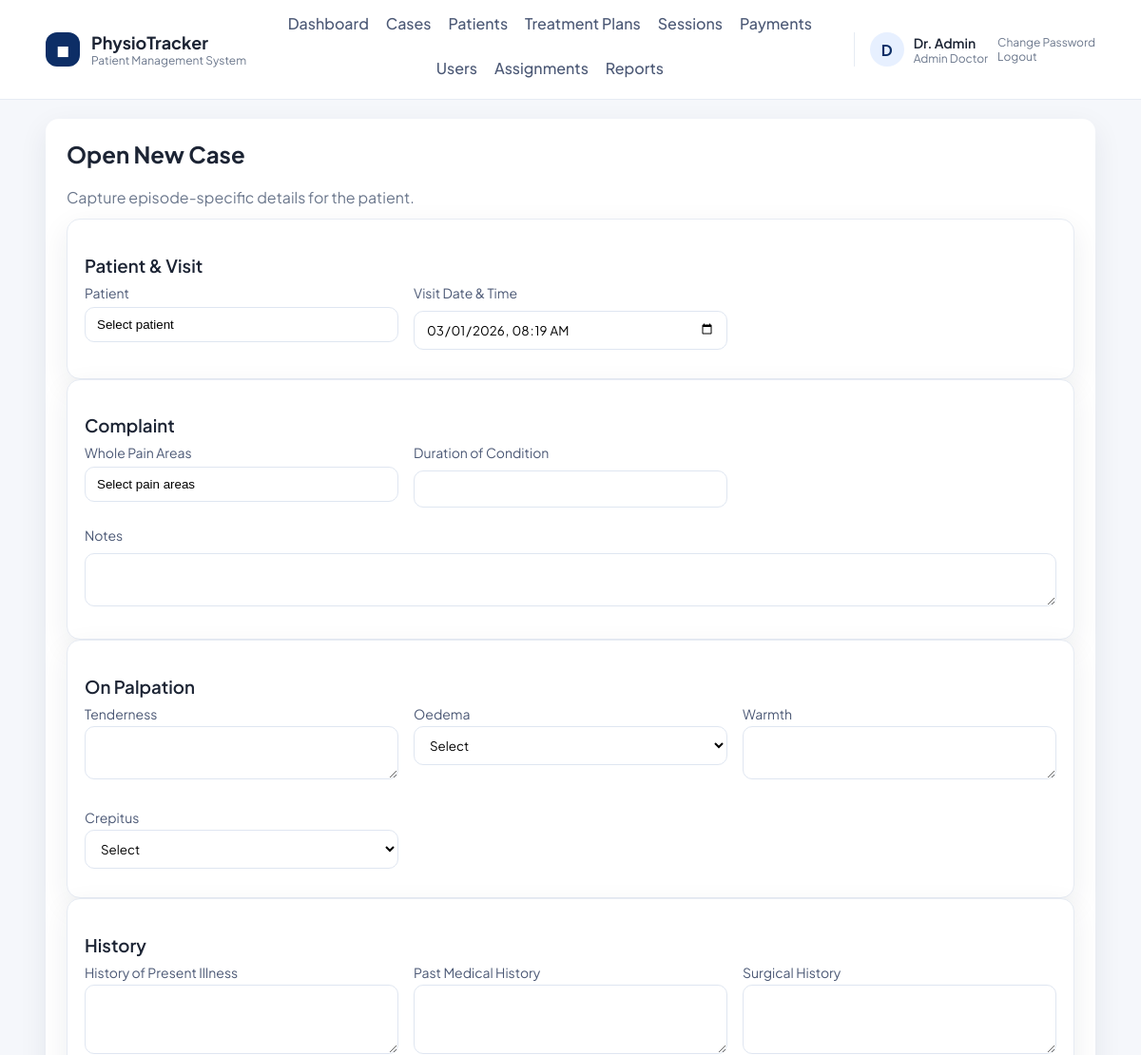
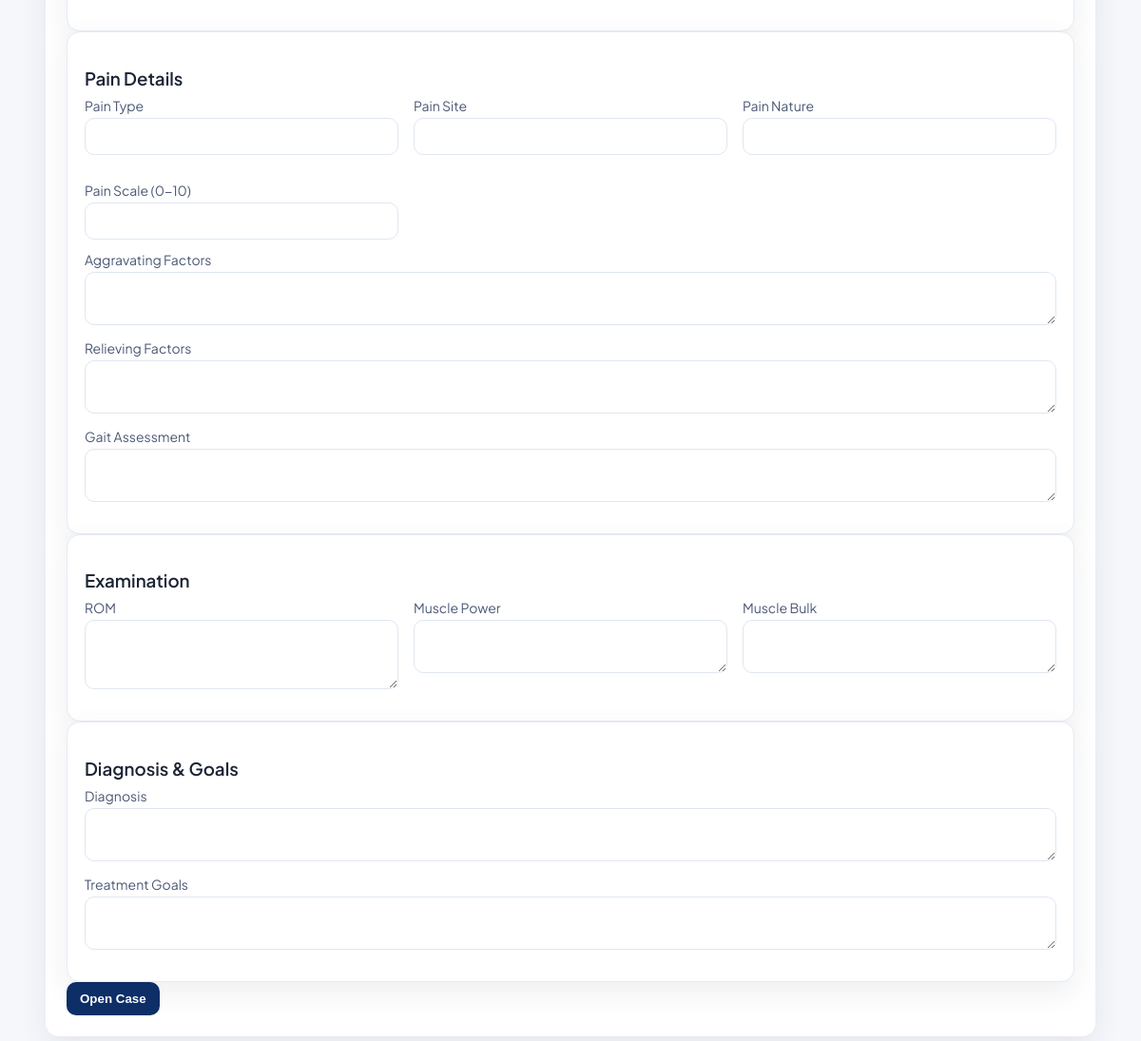
Screenshot of /admin/case_add.php (signed in) with the database file from the repository (2 pictures, top to bottom).
### tables this page shows
CREATE TABLE users (
    id INT AUTO_INCREMENT PRIMARY KEY,
    role ENUM('admin_doctor','sub_doctor','receptionist','patient') NOT NULL,
    name VARCHAR(120) NOT NULL,
    email VARCHAR(180) NOT NULL UNIQUE,
    password_hash VARCHAR(255) NOT NULL,
    security_question VARCHAR(255) NOT NULL,
    security_answer_hash VARCHAR(255) NOT NULL,
    active TINYINT(1) NOT NULL DEFAULT 1,
    can_view_reports TINYINT(1) NOT NULL DEFAULT 1,
    created_at TIMESTAMP DEFAULT CURRENT_TIMESTAMP
);

### db.php (called while the page is built, shortened)
<?php
function db(): PDO
{
    static $pdo = null;
    if ($pdo === null) {
        $dsn = 'mysql:host=' . DB_HOST . ';dbname=' . DB_NAME . ';charset=utf8mb4';
        $pdo = new PDO($dsn, DB_USER, DB_PASS, [
            PDO::ATTR_ERRMODE => PDO::ERRMODE_EXCEPTION,
            PDO::ATTR_DEFAULT_FETCH_MODE => PDO::FETCH_ASSOC,
        ]);
    }
    return $pdo;
}

### auth.php (called while the page is built, shortened)
<?php
require_once __DIR__ . '/db.php';
require_once __DIR__ . '/helpers.php';
function current_user(): ?array
{
    $stmt = db()->prepare('SELECT * FROM users WHERE id = ?');
    $stmt->execute([$_SESSION['user_id']]);
    $user = $stmt->fetch();
    return $user ?: null;
}

### helpers.php (called while the page is built, shortened)
<?php
require_once __DIR__ . '/db.php';
function e(string $value): string
{
    return htmlspecialchars($value, ENT_QUOTES, 'UTF-8');
}

### admin/case_add.php (the view, shortened to what this page needs)
<?php
require_once __DIR__ . '/../auth.php';
require_once __DIR__ . '/../helpers.php';
require __DIR__ . '/../layout/header.php';
$visitDefault = date('Y-m-d\TH:i');
?>
<div class="page-header">
    <div>
        <h2>Open New Case</h2>
        <div class="page-subtitle">Capture episode-specific details for the patient.</div>
    </div>
</div>
<form method="post">
    <div class="section-card">
        <div class="section-title"><h3>Patient &amp; Visit</h3></div>
        <div class="grid form-grid">
            <div class="field">
                <label class="field-label">Patient</label>
                <div class="select-box">
                    <button class="select-trigger" type="button">Select patient</button>
                </div>
            </div>
            <div class="field">
                <label class="field-label">Visit Date &amp; Time</label>
                <input type="datetime-local" name="visit_date" value="<?php echo e($visitDefault); ?>">
            </div>
        </div>
    </div>
    <div class="section-card">
        <div class="section-title"><h3>Complaint</h3></div>
        <div class="grid form-grid">
            <div class="field">
                <label class="field-label">Whole Pain Areas</label>
                <div class="multi-select">
                    <button class="multi-trigger" type="button">Select pain areas</button>
                </div>
            </div>
            <div class="field">
                <label class="field-label">Duration of Condition</label>
                <input name="condition_duration">
            </div>
        </div>
        <div class="field">
            <label class="field-label">Notes</label>
            <textarea name="chief_complain" rows="2"></textarea>
        </div>
    </div>
    <div class="section-card">
        <div class="section-title"><h3>On Palpation</h3></div>
        <div class="grid form-grid">
            <label>Tenderness
                <textarea name="palpation_tenderness" rows="2"></textarea>
            </label>
            <label>Oedema
                <select name="palpation_oedema">
                    <option value="">Select</option>
                </select>
            </label>
            <label>Warmth
                <textarea name="palpation_warmth" rows="2"></textarea>
            </label>
            <label>Crepitus
                <select name="palpation_crepitus">
                    <option value="">Select</option>
                </select>
            </label>
        </div>
    </div>
    <div class="section-card">
        <div class="section-title"><h3>History</h3></div>
        <div class="grid form-grid">
            <label>History of Present Illness
                <textarea name="history_present_illness" rows="3"></textarea>
            </label>
            <label>Past Medical History
                <textarea name="past_medical_history" rows="3"></textarea>
            </label>
            <label>Surgical History
                <textarea name="surgical_history" rows="3"></textarea>
            </label>
        </div>
    </div>
    <div class="section-card">
        <div class="section-title"><h3>Pain Details</h3></div>
        <div class="grid form-grid">
            <label>Pain Type
                <input name="pain_type">
            </label>
            <label>Pain Site
                <input name="pain_site">
            </label>
            <label>Pain Nature
                <input name="pain_nature">
            </label>
            <label>Pain Scale (0-10)
                <input type="number" name="pain_measurement" min="0" max="10">
            </label>
        </div>
        <label>Aggravating Factors
            <textarea name="pain_aggravating_factor" rows="2"></textarea>
        </label>
        <label>Relieving Factors
            <textarea name="pain_relieving_factor" rows="2"></textarea>
        </label>
        <label>Gait Assessment
            <textarea name="gait_assessment" rows="2"></textarea>
        </label>
    </div>
    <div class="section-card">
        <div class="section-title"><h3>Examination</h3></div>
        <div class="grid form-grid">
            <label>ROM
                <textarea name="examination_rom" rows="3"></textarea>
            </label>
            <label>Muscle Power
                <textarea name="muscle_power" rows="2"></textarea>
            </label>
            <label>Muscle Bulk
                <textarea name="muscle_bulk" rows="2"></textarea>
            </label>
        </div>
    </div>
    <div class="section-card">
        <div class="section-title"><h3>Diagnosis &amp; Goals</h3></div>
        <label>Diagnosis
            <textarea name="diagnosis" rows="2"></textarea>
        </label>
        <label>Treatment Goals
            <textarea name="treatment_goals" rows="2"></textarea>
        </label>
    </div>
    <button class="btn" type="submit">Open Case</button>
</form>
<?php require __DIR__ . '/../layout/footer.php'; ?>

### layout/header.php (shortened to what this page needs)
<?php
require_once __DIR__ . '/../auth.php';
require_once __DIR__ . '/../helpers.php';
$user = current_user();
$role = $user['role'] ?? '';
$menu = [];
if ($user) {
    if ($role === 'admin_doctor') {
        $menu = [
            'Dashboard' => 'admin/dashboard.php',
            'Cases' => 'admin/cases.php',
            'Patients' => 'admin/patients.php',
            'Treatment Plans' => 'admin/treatment_plans.php',
            'Sessions' => 'admin/sessions.php',
            'Payments' => 'admin/payments.php',
            'Users' => 'admin/users.php',
            'Assignments' => 'admin/assignments.php',
        ];
        if ((int) $user['can_view_reports'] === 1) {
            $menu['Reports'] = 'admin/reports.php';
        }
    } elseif ($role === 'sub_doctor') {
        $menu = [
            'Dashboard' => 'subdoctor/dashboard.php',
            'Assigned Patients' => 'subdoctor/patients.php',
            'Session Notes' => 'subdoctor/sessions.php',
        ];
    } elseif ($role === 'receptionist') {
        $menu = [
            'Dashboard' => 'receptionist/dashboard.php',
            'Register Patients' => 'receptionist/patients.php',
            'Payments' => 'receptionist/payments.php',
        ];
    }
}
?>
<!doctype html>
<html>
<head>
    <?php $cssVersion = @filemtime(__DIR__ . '/../assets/style.css') ?: time(); ?>
    <link rel="stylesheet" href="<?php echo BASE_URL; ?>assets/style.css?v=<?php echo $cssVersion; ?>">
</head>
<body>
<header class="site-header">
    <div class="header-inner">
        <div class="brand">
            <div class="brand-mark">◼︎</div>
            <div>
                <div class="brand-title">PhysioTracker</div>
                <div class="brand-subtitle">Patient Management System</div>
            </div>
        </div>
        <nav class="main-nav">
            <?php if ($user): ?>
                <?php foreach ($menu as $label => $path): ?>
                    <a href="<?php echo BASE_URL . $path; ?>"><?php echo e($label); ?></a>
                <?php endforeach; ?>
            <?php else: ?>
                <a href="<?php echo BASE_URL; ?>login.php">Login</a>
            <?php endif; ?>
        </nav>
        <?php if ($user): ?>
            <div class="user-chip">
                <div class="user-avatar"><?php echo e(strtoupper(substr($user['name'], 0, 1))); ?></div>
                <div>
                    <div class="user-name"><?php echo e($user['name']); ?></div>
                    <div class="user-role"><?php echo e(str_replace('_', ' ', $role)); ?></div>
                </div>
                <div class="user-actions">
                    <a href="<?php echo BASE_URL; ?>change_password.php">Change Password</a>
                    <a href="<?php echo BASE_URL; ?>logout.php">Logout</a>
                </div>
            </div>
        <?php endif; ?>
    </div>
</header>
<main class="page">
    <div class="container">

### assets/style.css (style rules this page uses)
:root { --bg: #f5f7fb; --card: #ffffff; --text: #1c2434; --muted: #6b778c; --primary: #0d2e66; --primary-100: #e7f0ff; --border: #e6ebf3; --shadow: 0 10px 30px rgba(23, 36, 58, 0.08); --radius: 14px; }
* { box-sizing: border-box; }
body { font-family: "Plus Jakarta Sans", "Manrope", "Inter", Arial, sans-serif; margin: 0; background: var(--bg); color: var(--text); }
a { color: inherit; }
.site-header { background: #ffffff; border-bottom: 1px solid var(--border); position: sticky; top: 0; z-index: 20; }
.header-inner { width: 92%; max-width: 1280px; margin: 0 auto; display: flex; align-items: center; justify-content: space-between; gap: 18px; padding: 14px 0; flex-wrap: wrap; }
.brand { display: flex; align-items: center; gap: 12px; }
.brand-mark { background: var(--primary); color: #fff; width: 36px; height: 36px; display: grid; place-items: center; border-radius: 12px; font-weight: 700; }
.brand-title { font-weight: 700; font-size: 18px; }
.brand-subtitle { font-size: 12px; color: var(--muted); }
.main-nav { display: flex; gap: 18px; flex-wrap: wrap; justify-content: center; flex: 1; }
.main-nav a { text-decoration: none; font-weight: 500; color: #4b5875; padding-bottom: 6px; border-bottom: 2px solid transparent; }
.user-chip { display: flex; align-items: center; gap: 10px; border-left: 1px solid var(--border); padding-left: 16px; }
.user-avatar { width: 36px; height: 36px; border-radius: 50%; background: var(--primary-100); display: grid; place-items: center; font-weight: 700; color: var(--primary); }
.user-name { font-weight: 600; font-size: 14px; }
.user-role { font-size: 12px; color: var(--muted); text-transform: capitalize; }
.user-actions a { display: block; font-size: 12px; color: var(--muted); text-decoration: none; }
.page { padding: 20px 0 40px; }
.container { width: 92%; max-width: 1280px; margin: 0 auto; background: var(--card); padding: 22px; border-radius: var(--radius); box-shadow: var(--shadow); }
h2 { margin-top: 0; color: var(--text); font-weight: 700; }
h3 { margin-bottom: 8px; color: var(--text); font-weight: 600; }
.page-header { display: flex; align-items: center; justify-content: space-between; gap: 12px; flex-wrap: wrap; margin-bottom: 12px; }
.page-subtitle { color: var(--muted); margin-top: 4px; }
.section-title { background: transparent; border: none; box-shadow: none; padding: 0; margin: 18px 0 8px; }
.section-card { background: var(--card); border: 1px solid var(--border); border-radius: var(--radius); padding: 18px; box-shadow: var(--shadow); }
.grid { display: grid; grid-template-columns: repeat(1, minmax(0, 1fr)); gap: 16px; }
.btn { display: inline-flex; align-items: center; justify-content: center; padding: 10px 14px; background: var(--primary); color: #fff; text-decoration: none; border-radius: 10px; border: 0; cursor: pointer; font-weight: 600; white-space: nowrap; }
input, select, textarea { width: 100%; padding: 10px 12px; margin-top: 4px; border: 1px solid #dfe6f1; border-radius: 10px; background: #fff; font-family: inherit; }
label { display: block; margin-bottom: 12px; font-size: 14px; color: #4b5875; }
.field { margin-bottom: 12px; }
.field-label { display: block; margin-bottom: 6px; font-size: 14px; color: #4b5875; }
.multi-select { position: relative; }
.multi-trigger { width: 100%; text-align: left; border: 1px solid #dfe6f1; border-radius: 10px; background: #fff; padding: 10px 12px; cursor: pointer; font-weight: 500; }
.select-box { position: relative; }
.select-trigger { width: 100%; text-align: left; border: 1px solid #dfe6f1; border-radius: 10px; background: #fff; padding: 10px 12px; cursor: pointer; font-weight: 500; }
@media (min-width: 640px) { .grid { grid-template-columns: repeat(2, minmax(0, 1fr)); } }
@media (min-width: 640px) { .form-card .grid, .form-grid { grid-template-columns: repeat(2, minmax(0, 1fr)); } }
@media (min-width: 768px) { .grid { grid-template-columns: repeat(4, minmax(0, 1fr)); } }
@media (min-width: 1024px) { .form-card .grid, .form-grid { grid-template-columns: repeat(3, minmax(0, 1fr)); } }

### rows the page displays
users: name "D", name "Dr. Admin", role "Admin Doctor"

### other values shown
$label "Dashboard"
$label "Cases"
$label "Patients"
$label "Treatment Plans"
$label "Sessions"
$label "Payments"
$label "Users"
$label "Assignments"
$label "Reports"
